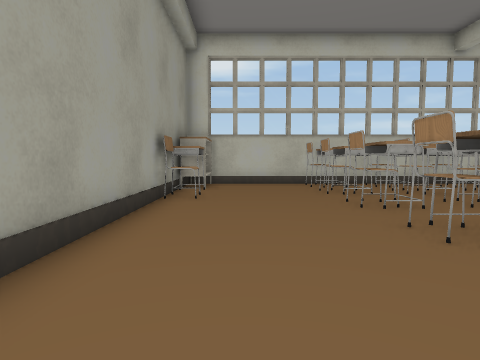
[1] (above)

16 first-person views from a walk through a 3-D level made in the Unity game engine. The camera is 0.49 m above the floor, tilts 4° down and sees 75° across. The floor is counted in squares, 0.5 m on a side. Each view is taken from the middle of a square. On the plan, view 1 faces up. The plan holds only what a view shows up to about 12 squares ahead; the rest is blank.

[2]
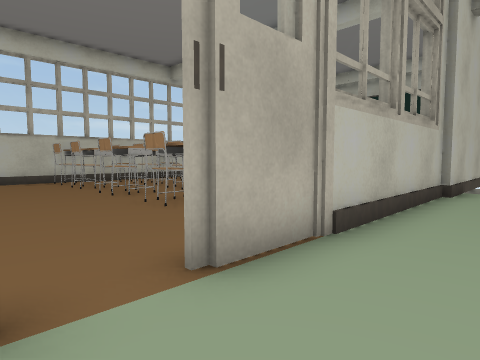

[3]
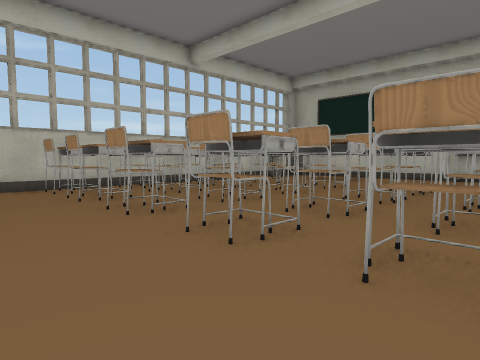

[4]
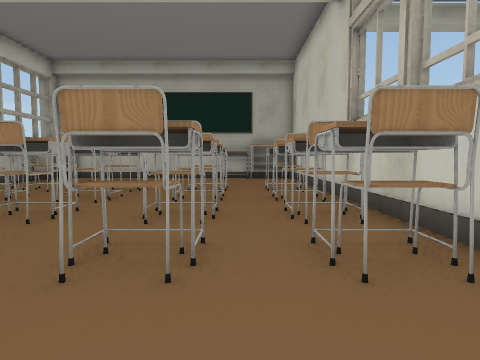

[5]
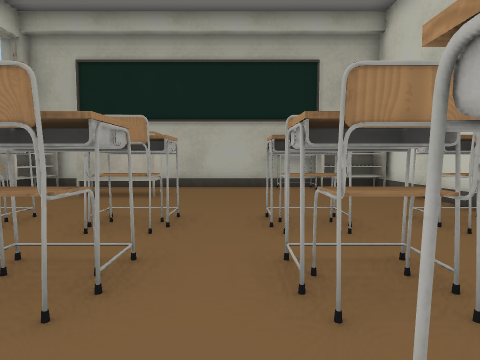

[6]
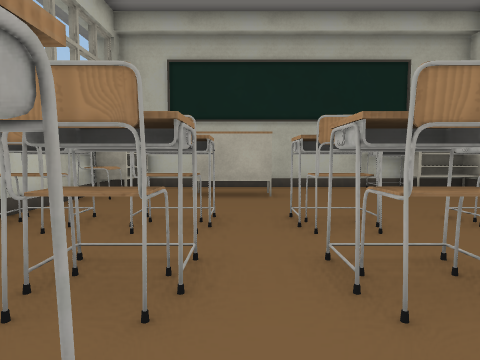

[7]
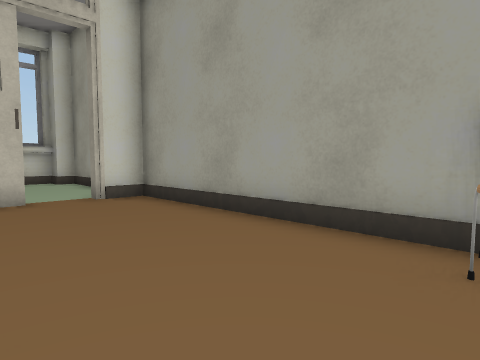

[8]
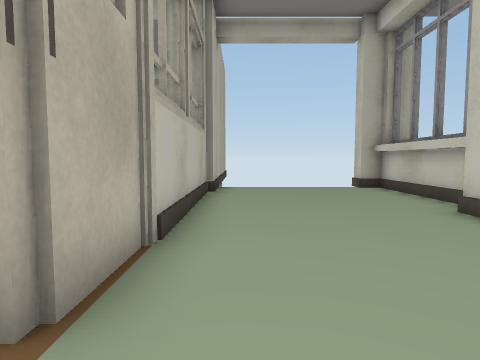

[9]
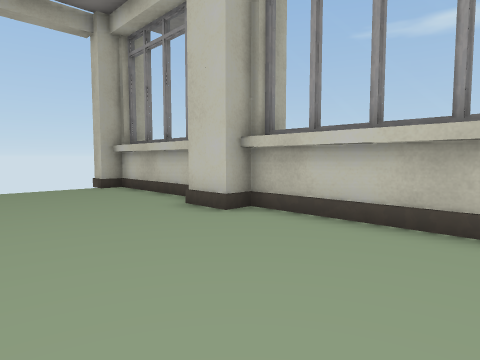

[10]
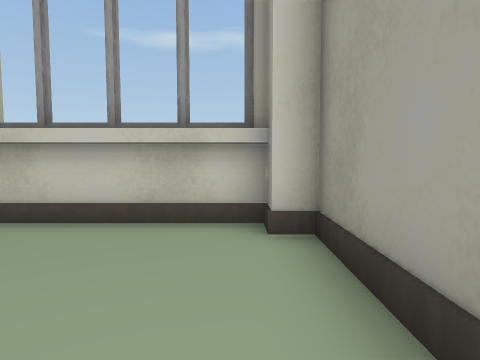

[11]
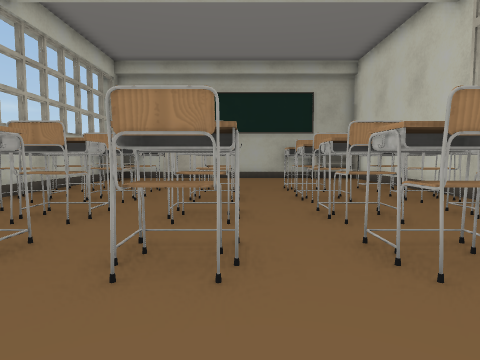

[12]
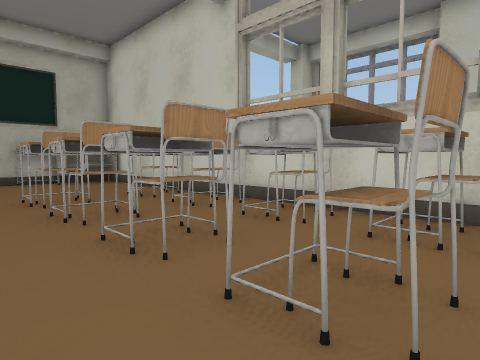

[13]
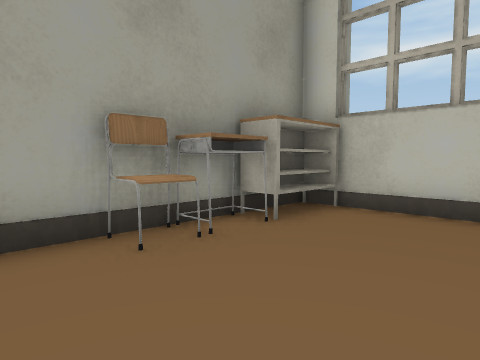

[14]
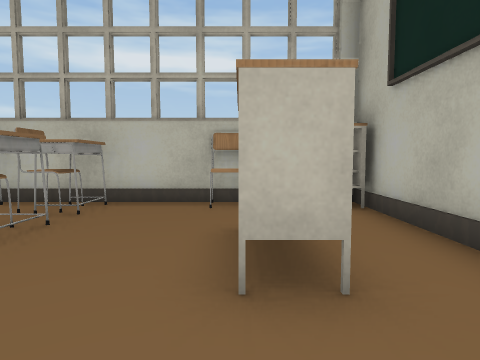

[15]
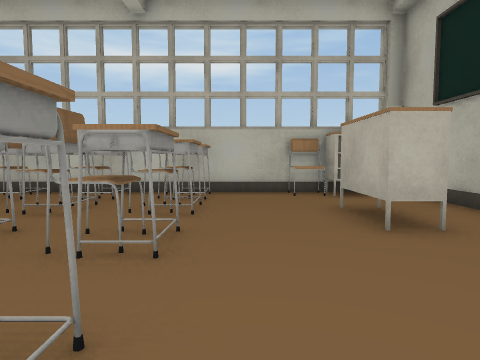

[16]
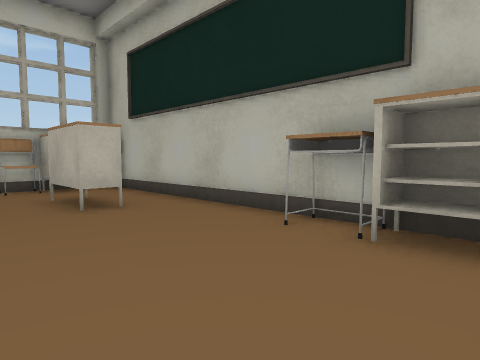

### Floor plan
Ten units are one square. View 1 is at (0, 0); x grows to the right and y downward. Boxes are objects, and circles mark ways between rooms. Rooms are numbered by the first view taken in them; rooms with no view inside come last. Other rooms are left out.
<svg viewBox="-25 -125 186 189">
<path fill="none" stroke="#000" d="M51 54 94 54M55 57 94 57M58 59 94 59 94 50M82 -1 5 -1M-14 50 -14 59 34 59 34 50 46 50M-8 -4 -8 0M-15 54 34 54M-14 57 34 57M-20 21 -20 50M126 2 81 2M26 -4 156 -4 156 -120 -20 -120 -20 -4 -8 -4M5 -4 11 -4"/>
<rect x="-15" y="-85" width="10" height="10" fill="#bbb"><title>chair</title></rect>
<rect x="-15" y="-95" width="10" height="10" fill="#bbb"><title>desk</title></rect>
<rect x="-15" y="-115" width="10" height="20" fill="#bbb"><title>desk</title></rect>
<rect x="25" y="-25" width="10" height="20" fill="#bbb"><title>chair</title></rect>
<rect x="25" y="-45" width="10" height="10" fill="#bbb"><title>desk</title></rect>
<rect x="25" y="-75" width="10" height="20" fill="#bbb"><title>chair</title></rect>
<rect x="25" y="-95" width="10" height="10" fill="#bbb"><title>desk</title></rect>
<rect x="25" y="-115" width="10" height="10" fill="#bbb"><title>desk</title></rect>
<rect x="35" y="-45" width="10" height="10" fill="#bbb"><title>chair</title></rect>
<rect x="35" y="-95" width="10" height="10" fill="#bbb"><title>chair</title></rect>
<rect x="35" y="-115" width="10" height="10" fill="#bbb"><title>chair</title></rect>
<rect x="45" y="-25" width="10" height="20" fill="#bbb"><title>chair</title></rect>
<rect x="45" y="-45" width="10" height="10" fill="#bbb"><title>chair</title></rect>
<rect x="45" y="-75" width="10" height="20" fill="#bbb"><title>chair</title></rect>
<rect x="45" y="-95" width="10" height="10" fill="#bbb"><title>chair</title></rect>
<rect x="45" y="-115" width="10" height="10" fill="#bbb"><title>chair</title></rect>
<rect x="55" y="-25" width="10" height="20" fill="#bbb"><title>desk</title></rect>
<rect x="55" y="-45" width="10" height="10" fill="#bbb"><title>desk</title></rect>
<rect x="55" y="-75" width="10" height="20" fill="#bbb"><title>desk</title></rect>
<rect x="55" y="-95" width="10" height="10" fill="#bbb"><title>desk</title></rect>
<rect x="55" y="-115" width="10" height="10" fill="#bbb"><title>desk</title></rect>
<rect x="65" y="-25" width="10" height="20" fill="#bbb"><title>chair</title></rect>
<rect x="65" y="-45" width="10" height="10" fill="#bbb"><title>chair</title></rect>
<rect x="65" y="-75" width="10" height="20" fill="#bbb"><title>chair</title></rect>
<rect x="65" y="-95" width="10" height="10" fill="#bbb"><title>chair</title></rect>
<rect x="65" y="-115" width="10" height="10" fill="#bbb"><title>chair</title></rect>
<rect x="75" y="-25" width="10" height="20" fill="#bbb"><title>desk</title></rect>
<rect x="75" y="-45" width="10" height="10" fill="#bbb"><title>desk</title></rect>
<rect x="75" y="-75" width="10" height="20" fill="#bbb"><title>desk</title></rect>
<rect x="75" y="-95" width="10" height="10" fill="#bbb"><title>desk</title></rect>
<rect x="75" y="-115" width="10" height="10" fill="#bbb"><title>desk</title></rect>
<rect x="85" y="-25" width="10" height="20" fill="#bbb"><title>chair</title></rect>
<rect x="85" y="-45" width="10" height="10" fill="#bbb"><title>chair</title></rect>
<rect x="85" y="-75" width="10" height="20" fill="#bbb"><title>chair</title></rect>
<rect x="85" y="-95" width="10" height="10" fill="#bbb"><title>chair</title></rect>
<rect x="85" y="-115" width="10" height="10" fill="#bbb"><title>chair</title></rect>
<rect x="95" y="-25" width="10" height="20" fill="#bbb"><title>desk</title></rect>
<rect x="95" y="-45" width="10" height="10" fill="#bbb"><title>desk</title></rect>
<rect x="95" y="-75" width="10" height="20" fill="#bbb"><title>desk</title></rect>
<rect x="95" y="-95" width="10" height="10" fill="#bbb"><title>desk</title></rect>
<rect x="95" y="-115" width="10" height="10" fill="#bbb"><title>desk</title></rect>
<rect x="125" y="-95" width="20" height="30" fill="#bbb"><title>desk</title></rect>
<rect x="125" y="-115" width="10" height="10" fill="#bbb"><title>chair</title></rect>
<rect x="135" y="-115" width="20" height="10" fill="#bbb"><title>desk</title></rect>
<rect x="145" y="-25" width="10" height="20" fill="#bbb"><title>desk</title></rect>
<rect x="145" y="-45" width="10" height="20" fill="#bbb"><title>desk</title></rect>
<circle cx="0" cy="0" r="3" fill="#2a7"/>
<text x="40" y="30">1</text>
<text x="70" y="-60">2</text>
</svg>
Room 1 opens to room 2.

Where each view was taken, in squares from view 1:
view 1: 0 up, 0 right, facing up
view 2: 2 down, 1 left, facing up-right
view 3: 1 up, 0 right, facing up-right
view 4: 3 up, 0 right, facing right
view 5: 5 up, 5 right, facing right
view 6: 8 up, 5 right, facing right
view 7: 8 up, 2 right, facing down-left
view 8: 1 down, 1 left, facing right
view 9: 1 down, 1 left, facing down-right
view 10: 1 down, 1 left, facing down
view 11: 6 up, 0 right, facing right
view 12: 6 up, 2 right, facing down-right
view 13: 6 up, 2 right, facing up-left
view 14: 5 up, 13 right, facing up
view 15: 3 up, 11 right, facing up
view 16: 1 up, 11 right, facing up-right
